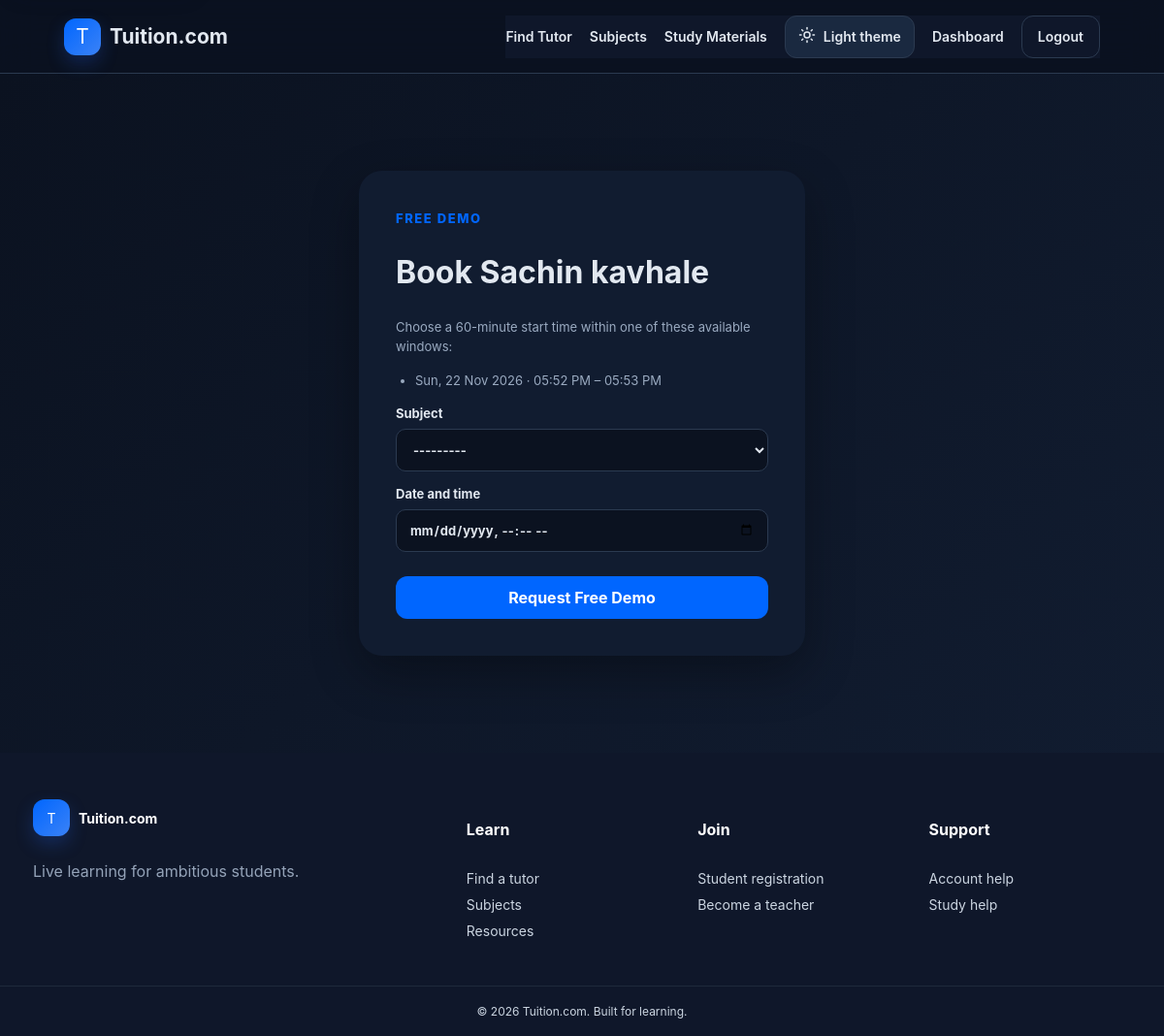
The app's page /teachers/22/book/ (signed in) with its own data.
### config/edtech/models.py (models this page shows, shortened)
class TeacherProfile(models.Model):
    user = models.OneToOneField(User, on_delete=models.CASCADE, related_name="teacher_profile")
    public_slug = models.SlugField(max_length=180, unique=True, blank=True, null=True)
    headline = models.CharField(max_length=180, blank=True)
    biography = models.TextField(blank=True)
    qualifications = models.CharField(max_length=250, blank=True)
    college = models.CharField(max_length=180, blank=True)
    location = models.CharField(max_length=150, blank=True)
    cover_image = models.ImageField(upload_to="teacher_covers/", blank=True)
    experience_years = models.PositiveIntegerField(default=0)
    subjects = models.ManyToManyField(Subject, related_name="teachers", blank=True)
    grades = models.ManyToManyField(Grade, blank=True)
    boards = models.ManyToManyField(EducationBoard, blank=True)
    languages = models.CharField(max_length=150, blank=True)
    hourly_fee = models.DecimalField(max_digits=8, decimal_places=2, default=500)
    online = models.BooleanField(default=True)
    offline = models.BooleanField(default=False)
    free_demo = models.BooleanField(default=True)
    introduction_video = models.URLField(blank=True)
    verified = models.BooleanField(default=False)
    available = models.BooleanField(default=True)
    completed_classes = models.PositiveIntegerField(default=0)

class TeacherAvailability(models.Model):
    teacher = models.ForeignKey(TeacherProfile, on_delete=models.CASCADE, related_name="availability")
    starts_at = models.DateTimeField()
    ends_at = models.DateTimeField()

### config/edtech/views.py (the view, shortened to what this page needs)
# urls.py: path("teachers/<int:pk>/book/", views.book_demo, name="book_demo"),
@login_required
def book_demo(request, pk):
    teacher = get_object_or_404(TeacherProfile, pk=pk)
    if request.user == teacher.user:
        messages.error(request, "You cannot book a lesson with yourself.")
        return redirect("public_teacher_profile", slug=teacher.public_slug)
    form = BookingRequestForm(request.POST or None, teacher=teacher)
    availability = teacher.availability.filter(ends_at__gt=timezone.now()).order_by("starts_at")
    return render(request, "edtech/book_demo.html", {
        "teacher": teacher, "form": form, "availability": availability,
    })

### config/edtech/forms.py (shortened to what this page needs)
class BookingRequestForm(forms.Form):
    starts_at = forms.DateTimeField(
        input_formats=["%Y-%m-%dT%H:%M"],
        widget=forms.DateTimeInput(attrs={"type": "datetime-local"}, format="%Y-%m-%dT%H:%M"),
    )
    subject = forms.ModelChoiceField(queryset=Subject.objects.none())
    def __init__(self, *args, teacher, **kwargs):
        self.teacher = teacher
        super().__init__(*args, **kwargs)
        self.fields["subject"].queryset = teacher.subjects.filter(active=True).order_by("name")

### config/edtech/templates/edtech/book_demo.html (shortened to what this page needs)
{% extends "edtech/base.html" %}
{% block content %}
<section class="auth-page">
  <div class="auth-card">
    <span class="kicker">Free demo</span>
    <h1>Book {{ teacher.user.get_full_name|default:teacher.user.username }}</h1>
    {% if availability %}
      <p class="form-help">Choose a 60-minute start time within one of these available windows:</p>
      <ul class="availability-list">{% for window in availability %}<li>{{ window.starts_at|date:"D, d M Y · h:i A" }} – {{ window.ends_at|date:"h:i A" }}</li>{% endfor %}</ul>
      <form method="post" class="booking-form">{% csrf_token %}
        <label for="{{ form.subject.id_for_label }}">Subject{{ form.subject }}</label>{{ form.subject.errors }}
        <label for="{{ form.starts_at.id_for_label }}">Date and time{{ form.starts_at }}</label>{{ form.starts_at.errors }}
        <button class="btn primary full" type="submit">Request Free Demo</button>
      </form>
    {% else %}
      <p>This teacher has not added any upcoming availability yet. Please check back later or send an enquiry from their profile.</p>
      <a class="btn secondary full" href="{% url 'public_teacher_profile' teacher.public_slug %}">Back to teacher profile</a>
    {% endif %}
  </div>
</section>
{% endblock %}

### static/edtech/style.css (style rules this page uses)
:root { --primary:#2563EB;--blue:#EFF6FF;--purple:#8B5CF6;--orange:#F97316;--mint:#10B981;--lavender:#F5F3FF;--bg:#F8FAFC;--text:#1E293B;--muted:#64748B;--white:#fff;--border:#E2E8F0;--shadow:0 18px 50px rgba(37,99,235,.10) }
* { box-sizing:border-box }
html { scroll-behavior:smooth }
body { margin:0;font-family:Inter,Poppins,sans-serif;color:var(--text);background:var(--bg) }
button,input,select,textarea { font:inherit }
.nav-register,.btn.primary { background:var(--primary);color:#fff!important }
.eyebrow,.kicker { color:var(--primary);font-size:13px;font-weight:800;text-transform:uppercase;letter-spacing:.12em }
.btn { min-height:44px;border:0;border-radius:12px;padding:12px 20px;display:inline-flex;align-items:center;justify-content:center;gap:8px;font-weight:700;cursor:pointer;transition:.2s }
.btn.full { width:100%;margin-top:10px }
.auth-page { min-height:700px;padding:70px 20px;display:grid;place-items:center;background:radial-gradient(circle at 20% 20%,#EFF6FF,transparent 32%),radial-gradient(circle at 80% 70%,#F5F3FF,transparent 32%) }
.auth-card { width:min(460px,100%);padding:38px;border-radius:24px;background:#fff;box-shadow:var(--shadow) }
.auth-card h1 { font-size:32px }
.auth-card form { display:flex;flex-direction:column;gap:15px }
.auth-card label,.filter-panel label { display:flex;flex-direction:column;gap:8px;font-size:13px;font-weight:700 }
.auth-card input,.auth-card select,.auth-card textarea,.filter-panel input,.filter-panel select,.material-search input,.material-search select { width:100%;border:1px solid var(--border);border-radius:10px;padding:12px 13px;outline:none;background:#fff }
body.dark { --bg:#0F172A;--text:#E2E8F0;--muted:#94A3B8;--border:#334155;--white:#1E293B }
.dark .navbar,.dark .subject-card,.dark .teacher-profile-card,.dark .course-card,.dark .auth-card,.dark .filter-panel,.dark .tutor-row,.dark .profile-main,.dark .booking-card,.dark .course-detail>div,.dark .sidebar,.dark .widget,.dark .panel,.dark .material-card,.dark .stats-strip,.dark .hero-card { background:#1E293B }
.dark .hero-search,.dark .auth-card input,.dark .auth-card select,.dark .filter-panel input,.dark .filter-panel select,.dark .material-search input,.dark .material-search select { background:#0F172A;color:#fff }

### static/edtech/teacher-profile.css (style rules this page uses)
.form-help,.field-separator { color:var(--muted);font-size:13px;line-height:1.6 }
.availability-list { padding-left:20px;color:var(--muted);font-size:13px;line-height:1.8 }

### records on screen
TeacherProfile: user.get_full_name "Sachin kavhale"
TeacherAvailability: starts_at "Sun, 22 Nov 2026 · 05:52 PM", ends_at "05:53 PM"
